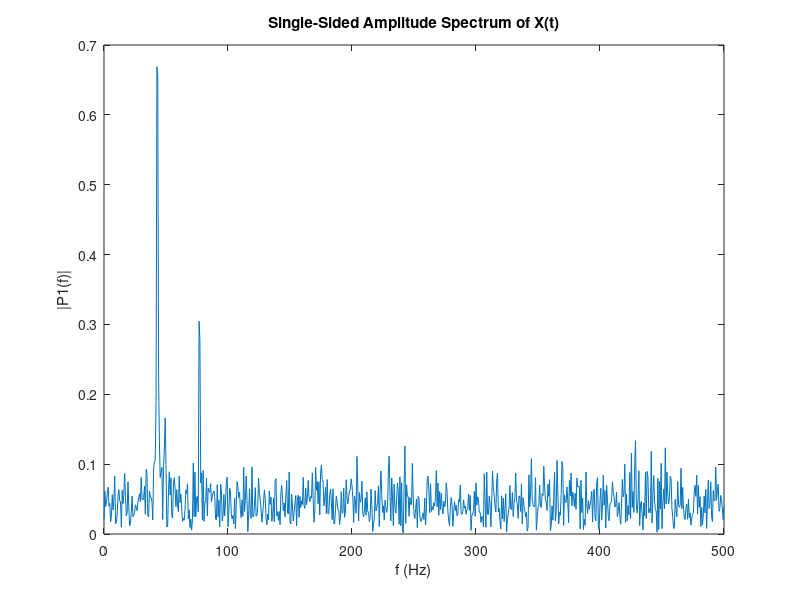

Reproduce this figure in MATLAB.
%% Fast Fourier Transform (FFT)

% % Define a signal
% signal = A*cos(2*pi*f*t);
% 
% % Use Matlab's built-in fft function
% signal_fft = fft(signal,N);
% 
% % Convert the complex number Z-domain output to a magnitude
% signal_fft = abs(signal_fft);
% 
% % Take only the positive half of the symmetric signal
% signal_fft = signal_fft(1:L/2-1) 

%% Exercise on FFT

Fs = 1000;            % Sampling frequency                    
T = 1/Fs;             % Sampling period       
L = 1500;             % Length of signal
t = (0:L-1)*T;        % Time vector

% Form a signal containing a 77 Hz sinusoid of amplitude 0.7 and a 43Hz sinusoid of amplitude 2.
S = 0.7 * cos(2*pi * 77 * t) + 2 * cos(2*pi * 43 * t);

% Corrupt the signal with noise 
X = S + 2 * randn(size(t));

% Plot the noisy signal in the time domain. It is difficult to identify the frequency components by looking at the signal X(t). 
plot(1000*t(1:50), X(1:50))
title('Signal Corrupted with Zero-Mean Random Noise')
xlabel('t (milliseconds)')
ylabel('X(t)')

% Compute the Fourier transform of the signal.
signal_fft = fft(X);

% Compute the two-sided spectrum P2. Then compute the single-sided spectrum P1 based on P2 and the even-valued signal length L.
P2 = abs(signal_fft/L);
P1 = P2(1:L/2+1);

% Plotting
f = Fs*(0:(L/2))/L;
plot(f,P1)
title('Single-Sided Amplitude Spectrum of X(t)')
xlabel('f (Hz)')
ylabel('|P1(f)|')
